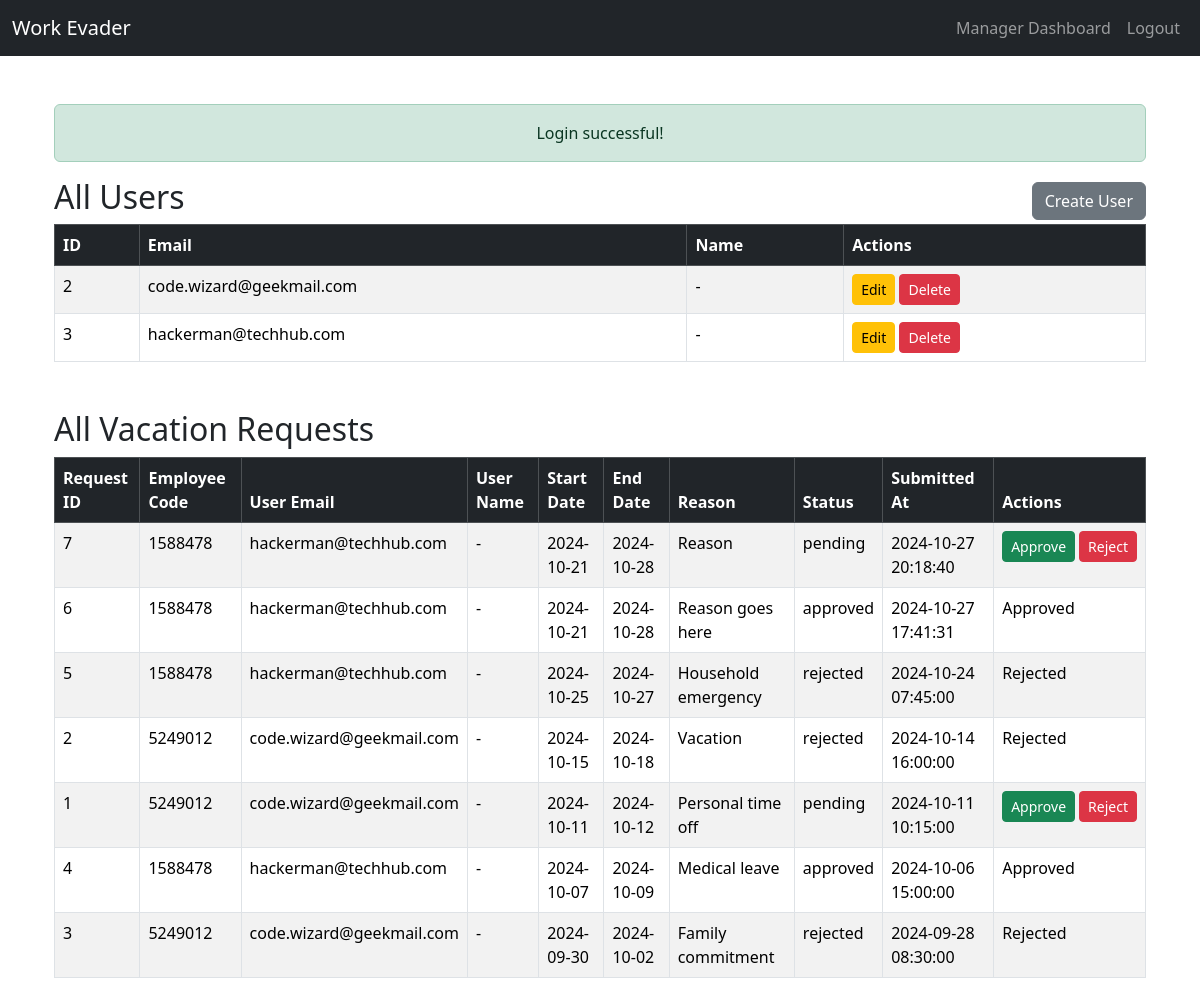
/manager/dashboard (signed in), run on the app's committed database.
### tables this page shows
CREATE TABLE `users` (
  `id` int NOT NULL AUTO_INCREMENT,
  `name` varchar(100) DEFAULT NULL,
  `email` varchar(100) NOT NULL,
  `employee_code` char(7) NOT NULL,
  `password` varchar(255) NOT NULL,
  `role` enum('manager','employee') NOT NULL,
  `created_at` timestamp NULL DEFAULT CURRENT_TIMESTAMP,
  `updated_at` timestamp NULL DEFAULT CURRENT_TIMESTAMP ON UPDATE CURRENT_TIMESTAMP,
  PRIMARY KEY (`id`),
  UNIQUE (`email`),
  UNIQUE (`employee_code`)
);

CREATE TABLE `requests` (
  `id` int NOT NULL AUTO_INCREMENT,
  `user_id` int NOT NULL,
  `start_date` date NOT NULL,
  `end_date` date NOT NULL,
  `reason` text,
  `status` enum('pending','approved','rejected') DEFAULT 'pending',
  `created_at` timestamp NULL DEFAULT CURRENT_TIMESTAMP,
  `updated_at` timestamp NULL DEFAULT CURRENT_TIMESTAMP ON UPDATE CURRENT_TIMESTAMP,
  PRIMARY KEY (`id`),
  FOREIGN KEY (`user_id`) REFERENCES `users`(`id`) ON DELETE CASCADE
);

### src/controllers/manager/dashboard.php (called while the page is built, shortened)
<?php
$database = new Database();
$userManager = new UserManager($database);
$userEmployee = new UserEmployee($database);
$users = $userManager->getAllUsers();
$vacationRequests = $userEmployee->getAllVacationRequests();
require('views/manager/dashboard.view.php');

### src/index.php (called while the page is built, shortened)
<?php
require __DIR__ . '/autoload.php';
$routes = require('routes.php');
$router = new Router($routes);
?>

### src/classes/AuthService.php (called while the page is built, shortened)
<?php
class AuthService
{
    public static function isLoggedIn(): bool
    {
        return isset($_SESSION['user_id']);
    }
    public static function retrieveSessionUserId(): ?string
    {
        return $_SESSION['user_id'] ?? null;
    }
    public static function getUserRole(): ?string
    {
        return $_SESSION['user_role'] ?? null;
    }
}

### src/autoload.php (called while the page is built, shortened)
<?php
spl_autoload_register(function ($class) {
    $file = __DIR__ . '/classes/' . str_replace('\\', '/', $class) . '.php';
});

### src/classes/Database.php (called while the page is built, shortened)
<?php
class Database
{
    private PDO $connection;
    public PDOStatement $statement;
    public function __construct()
    {
        $dsn = 'mysql:host=' . getenv('MYSQL_HOST') . ';dbname=' . getenv('MYSQL_DATABASE');
        $user = getenv('MYSQL_USER');
        $password = getenv('MYSQL_PASSWORD');
        try {
            $this->connection = new PDO($dsn, $user, $password);
            $this->connection->setAttribute(PDO::ATTR_ERRMODE, PDO::ERRMODE_EXCEPTION);
            $this->connection->setAttribute(PDO::ATTR_DEFAULT_FETCH_MODE, PDO::FETCH_ASSOC);
        } catch (PDOException $e) {
            echo "Connection failed: " . $e->getMessage();
        }
    }
    public function query(string $query, array $params = []): self
    {
        $this->statement = $this->connection->prepare($query);
        $this->statement->execute($params);
        return $this;
    }
    public function get()
    {
        return $this->statement->fetchAll();
    }
}

### src/classes/UserManager.php (called while the page is built, shortened)
<?php
class UserManager
{
    private $database;
    public function __construct(Database $database)
    {
        $this->database = $database;
    }
    public function getAllUsers(): array
    {
        $currentLoggedInUserId = AuthService::retrieveSessionUserId();
        return $this->database->query("SELECT * FROM users WHERE id != :id",['id' => $currentLoggedInUserId])->get();
    }
}

### src/classes/UserEmployee.php (called while the page is built, shortened)
<?php
class UserEmployee
{
    private $database;
    public function __construct(Database $database)
    {
        $this->database = $database;
    }
    public function getAllVacationRequests(): array
    {
        return $this->database->query("SELECT requests.id, requests.user_id, requests.start_date, requests.end_date, requests.reason, requests.status, requests.created_at, users.email, users.name , users.employee_code
        FROM requests
        JOIN users ON requests.user_id = users.id
        ORDER BY requests.created_at DESC")
            ->get();
    }
}

### src/views/manager/dashboard.view.php (the view, shortened to what this page needs)
<?php
include('views/partials/head.php');
include('views/partials/navbar.php');
?>
<div class="container mt-5">
    <?php
    Helper::displaySuccess();
    ?>
    <div class="d-flex justify-content-between align-items-center">
        <h2>All Users</h2>
        <a href="/manager/create-user" class="btn btn-secondary">Create User</a>
    </div>
    <table class="table table-striped table-bordered">
        <thead class="table-dark">
            <tr>
                <th>ID</th>
                <th>Email</th>
                <th>Name</th>
                <th>Actions</th>
            </tr>
        </thead>
        <tbody>
            <?php if (!empty($users)): ?>
                <?php foreach ($users as $user): ?>
                    <tr>
                        <td><?= htmlspecialchars($user['id']); ?></td>
                        <td><?= htmlspecialchars($user['email']); ?></td>
                        <td><?= htmlspecialchars($user['name'] ?? '-', ENT_QUOTES, 'UTF-8'); ?></td>
                        <td>
                            <a href="/manager/edit-user?id=<?= $user['id']; ?>" class="btn btn-sm btn-warning">Edit</a>
                            <form action="/manager/delete-user/submit" method="POST" style="display:inline;">
                                <button type="submit" class="btn btn-sm btn-danger" onclick="return confirm('Are you sure you want to delete this user?');">Delete</button>
                            </form>
                        </td>
                    </tr>
                <?php endforeach; ?>
            <?php else: ?>
                <tr>
                    <td colspan="4" class="text-center">No users found.</td>
                </tr>
            <?php endif; ?>
        </tbody>
    </table>
    <h2 class="mt-5">All Vacation Requests</h2>
    <table class="table table-striped table-bordered mb-5">
        <thead class="table-dark">
            <tr>
                <th>Request ID</th>
                <th>Employee Code</th>
                <th>User Email</th>
                <th>User Name</th>
                <th>Start Date</th>
                <th>End Date</th>
                <th>Reason</th>
                <th>Status</th>
                <th>Submitted At</th>
                <th>Actions</th>
            </tr>
        </thead>
        <tbody>
            <?php if (!empty($vacationRequests)): ?>
                <?php foreach ($vacationRequests as $request): ?>
                    <tr>
                        <td><?= htmlspecialchars($request['id']); ?></td>
                        <td><?= htmlspecialchars($request['employee_code']); ?></td>
                        <td><?= htmlspecialchars($request['email']); ?></td>
                        <td><?= htmlspecialchars($request['name'] ?? '-'); ?></td>
                        <td><?= htmlspecialchars($request['start_date']); ?></td>
                        <td><?= htmlspecialchars($request['end_date']); ?></td>
                        <td><?= htmlspecialchars($request['reason'] ?? '-'); ?></td>
                        <td><?= htmlspecialchars($request['status']); ?></td>
                        <td><?= htmlspecialchars($request['created_at']); ?></td>
                        <td>
                            <?php if ($request['status'] === 'pending'): ?>
                                <form action="/manager/update-request/submit" method="POST" class="d-flex gap-1">
                                    <button type="submit" name="action" value="approve" class="btn btn-sm btn-success" onclick="return confirm('Approve this request?');">Approve</button>
                                    <button type="submit" name="action" value="reject" class="btn btn-sm btn-danger" onclick="return confirm('Reject this request?');">Reject</button>
                                </form>
                            <?php else: ?>
                                <?= ucfirst($request['status']); ?>
                            <?php endif; ?>
                        </td>
                    </tr>
                <?php endforeach; ?>
            <?php else: ?>
                <tr>
                    <td colspan="9" class="text-center">No vacation requests found.</td>
                </tr>
            <?php endif; ?>
        </tbody>
    </table>
</div>

### src/classes/Router.php (shortened to what this page needs)
<?php
class Router
{
    private array $routes;
    public function __construct(array $routes)
    {
        $this->routes = $routes;
        $this->dispatchRoute($this->getRequestUri());
    }
    private function getRequestUri(): string
    {
        return parse_url($_SERVER['REQUEST_URI'], PHP_URL_PATH) ?? '/';
    }
    private function dispatchRoute(string $uri): void
    {
        if (isset($this->routes[$uri])) {
            $route = $this->routes[$uri];
            require $route['path'];
        } else {
            $this->dispatchError();
        }
    }
}

### src/views/partials/head.php (shortened to what this page needs)
<!DOCTYPE html>
<html lang="en">
<head>
    <link rel="stylesheet" href="https://cdn.jsdelivr.net/npm/bootstrap@5.3.3/dist/css/bootstrap.min.css">
    <link rel="stylesheet" href="/style.css">
</head>
<body>

### src/views/partials/navbar.php (shortened to what this page needs)
<nav class="navbar navbar-expand-lg bg-dark navbar-dark bg-primary">
    <div class="container-fluid">
        <a class="navbar-brand" href="/">Work Evader</a>
        <div class="collapse navbar-collapse" id="navbarNav">
            <ul class="navbar-nav ms-auto">
                <?php if (AuthService::isLoggedIn()): ?>
                    <?php if (AuthService::getUserRole() === 'manager'): ?>
                        <li class="nav-item">
                            <a class="nav-link" href="/manager/dashboard">Manager Dashboard</a>
                        </li>
                    <?php endif; ?>
                    <li class="nav-item">
                        <a class="nav-link" href="/logout">Logout</a>
                    </li>
                <?php endif; ?>
            </ul>
        </div>
    </div>
</nav>
<div class="container">

### src/classes/Helper.php (shortened to what this page needs)
<?php
class Helper
{
    public static function displaySuccess(): void
    {
        if (isset($_SESSION['success'])) {
            echo "<div class='alert alert-success mt-3 text-center' role='alert'>";
            echo "<p class='mb-0'>{$_SESSION['success']}</p>";
            echo "</div>";
        }
    }
}

### data on the page
users: id "2", email "code.wizard@geekmail.com", name "-"
users: id "3", email "hackerman@techhub.com", name "-"
requests: id "7", user.employee_code "1588478", user.email "hackerman@techhub.com", user.name "-", start_date "2024-10-21", end_date "2024-10-28", reason "Reason", status "pending", created_at "2024-10-27 20:18:40"
requests: id "6", user.employee_code "1588478", user.email "hackerman@techhub.com", user.name "-", start_date "2024-10-21", end_date "2024-10-28", reason "Reason goes here", status "approved", created_at "2024-10-27 17:41:31", status "Approved"
requests: id "5", user.employee_code "1588478", user.email "hackerman@techhub.com", user.name "-", start_date "2024-10-25", end_date "2024-10-27", reason "Household emergency", status "rejected", created_at "2024-10-24 07:45:00", status "Rejected"
requests: id "2", user.employee_code "5249012", user.email "code.wizard@geekmail.com", user.name "-", start_date "2024-10-15", end_date "2024-10-18", reason "Vacation", status "rejected", created_at "2024-10-14 16:00:00", status "Rejected"
requests: id "1", user.employee_code "5249012", user.email "code.wizard@geekmail.com", user.name "-", start_date "2024-10-11", end_date "2024-10-12", reason "Personal time off", status "pending", created_at "2024-10-11 10:15:00"
requests: id "4", user.employee_code "1588478", user.email "hackerman@techhub.com", user.name "-", start_date "2024-10-07", end_date "2024-10-09", reason "Medical leave", status "approved", created_at "2024-10-06 15:00:00", status "Approved"
requests: id "3", user.employee_code "5249012", user.email "code.wizard@geekmail.com", user.name "-", start_date "2024-09-30", end_date "2024-10-02", reason "Family commitment", status "rejected", created_at "2024-09-28 08:30:00", status "Rejected"

### other printed values
$_SESSION['success'] "Login successful!"
